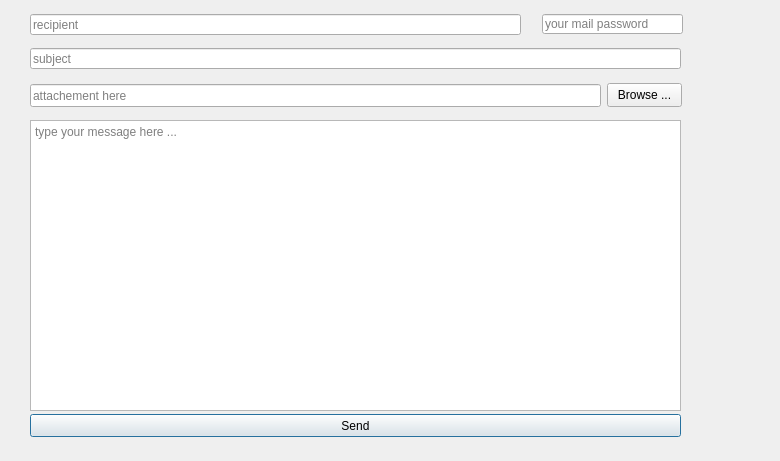
<?xml version="1.0" encoding="UTF-8"?>
<ui version="4.0">
 <class>Dialog</class>
 <widget class="QDialog" name="Dialog">
  <property name="geometry">
   <rect>
    <x>0</x>
    <y>0</y>
    <width>780</width>
    <height>461</height>
   </rect>
  </property>
  <property name="windowTitle">
   <string>Dialog</string>
  </property>
  <widget class="QLineEdit" name="mail_pass">
   <property name="geometry">
    <rect>
     <x>542</x>
     <y>14</y>
     <width>141</width>
     <height>20</height>
    </rect>
   </property>
   <property name="echoMode">
    <enum>QLineEdit::Password</enum>
   </property>
   <property name="placeholderText">
    <string>your mail password</string>
   </property>
  </widget>
  <widget class="QPushButton" name="sendBtn">
   <property name="geometry">
    <rect>
     <x>30</x>
     <y>414</y>
     <width>651</width>
     <height>23</height>
    </rect>
   </property>
   <property name="text">
    <string>Send</string>
   </property>
  </widget>
  <widget class="QPushButton" name="browseBtn">
   <property name="geometry">
    <rect>
     <x>607</x>
     <y>83</y>
     <width>75</width>
     <height>24</height>
    </rect>
   </property>
   <property name="text">
    <string>Browse ...</string>
   </property>
  </widget>
  <widget class="QLineEdit" name="rcpt">
   <property name="geometry">
    <rect>
     <x>30</x>
     <y>14</y>
     <width>491</width>
     <height>21</height>
    </rect>
   </property>
   <property name="placeholderText">
    <string>recipient</string>
   </property>
  </widget>
  <widget class="QLineEdit" name="file">
   <property name="geometry">
    <rect>
     <x>30</x>
     <y>84</y>
     <width>571</width>
     <height>23</height>
    </rect>
   </property>
   <property name="placeholderText">
    <string>attachement here</string>
   </property>
  </widget>
  <widget class="QLineEdit" name="subject">
   <property name="geometry">
    <rect>
     <x>30</x>
     <y>48</y>
     <width>651</width>
     <height>21</height>
    </rect>
   </property>
   <property name="placeholderText">
    <string>subject</string>
   </property>
  </widget>
  <widget class="QTextEdit" name="msg">
   <property name="geometry">
    <rect>
     <x>30</x>
     <y>120</y>
     <width>651</width>
     <height>291</height>
    </rect>
   </property>
   <property name="placeholderText">
    <string>type your message here ...</string>
   </property>
  </widget>
 </widget>
 <resources/>
 <connections/>
</ui>
